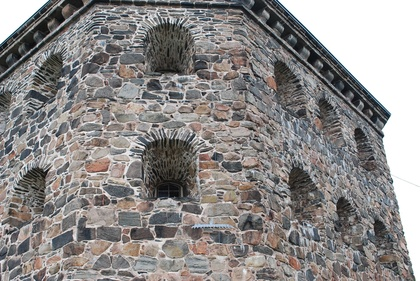
%> input picture assignment3data/kronan2.JPG, 420 x 281 px, shrunk from 1936 x 1296 before the run
$ octave ce_4.m   (GNU Octave 9; MATLAB toolbox functions it lacks are replaced by stand-ins)
%> lines starting %> are read from the running program, lines starting %| are printed output that depends on the picture
### assignment3data/pflat.m
function [ Cartesian ] = pflat( Homo )
    for i=1:size(Homo,2)
        Cartesian(:,i)=Homo(:,i)./Homo(end,i);
    end
end

### assignment3data/plotcams.m
function plotcams(P)

c = zeros(4,length(P));
v = zeros(3,length(P));
for i = 1:length(P);
    c(:,i) = null(P{i});
    v(:,i) = P{i}(3,1:3);
end
c = c./repmat(c(4,:),[4 1]);
quiver3(c(1,:),c(2,:),c(3,:),v(1,:), v(2,:), v(3,:),['r','-'],'LineWidth',1.5,'MaxHeadSize',1.5);

### assignment3data/ce_4.m
clc
clear all
close all

%% Load data
load('compEx4data.mat');

%% Set up cameras according to ex6
W=[0 -1 0;1 0 0; 0 0 1];
P1=[eye(3), zeros(3,1)];
P2{1}=[U*W*V', U(:,3)];
P2{2}=[U*W*V', -U(:,3)];
P2{3}=[U*W'*V', U(:,3)];
P2{4}=[U*W'*V', -U(:,3)];

%% DLT and quiver plots
X={};
for i=1:4
%> this loop made 4 passes; what is shown inside it comes from the first
    temp=[];
    for j=1:length(x1_norm)
        M=[P1 -x1_norm(:,j) [0 0 0]' ; P2{i} [0 0 0]' -x2_norm(:,j)];
        [U,S,V]=svd(M);
        v=V(:,end);
        temp=[temp v(1:4,:)];
    end
    X{i}=temp;

    X{i}=pflat(X{i});
    camera_center_2 = pflat(null(P2{i}));
    camera_center_1 = pflat(null(P1));
    figure(i);
    plot3(X{i}(1,:),X{i}(2,:),X{i}(3,:),'.b','Markersize',3);
    hold on
    plotcams({P1; P2{i}})
    plot3(camera_center_2(1),camera_center_2(2),camera_center_2(3),'r.','MarkerSize',12);
    plot3(camera_center_1(1),camera_center_1(2),camera_center_1(3),'r.','MarkerSize',12);
    axis equal
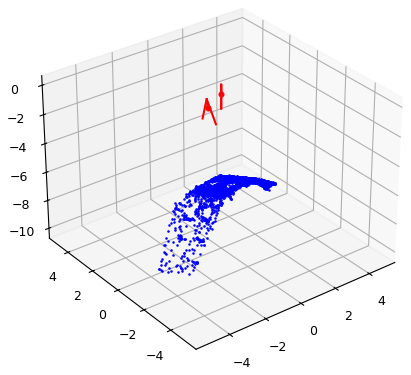
%> figure redrawn from the program's plot data
    hold off
end

%% Projections
%hardcoded solution fro P2{2}
P2_norm=K*P2{2};
x_P2{2}=pflat(P2_norm*X{2});

figure(5);
hold off
imshow('kronan2.JPG')
hold on
plot(x_P2{2}(1,:),x_P2{2}(2,:),'+r')
plot(x{2}(1,:),x{2}(2,:),'bo');
hold off
title('Image points vs projected 3D-points for camera P_2(2)')
legend('Projected points','Image points')
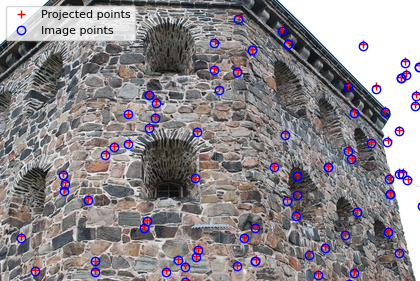
%> figure redrawn from the program's plot data; its title reads 'Image points vs projected 3D-points for camera P_2(2)'
